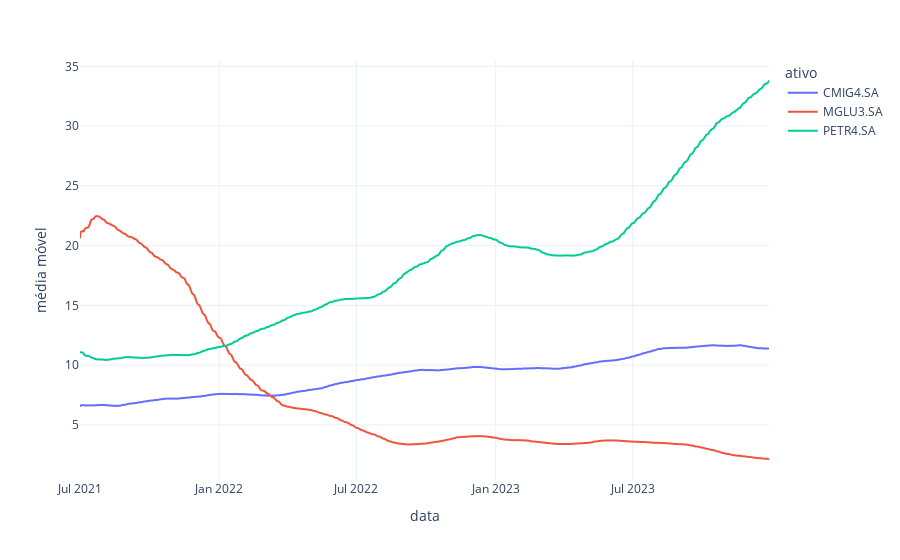

Notebook cell for this chart:
### Code cell
#pedindo o gráfico de média movel
mm_vertical = mm.stack().reset_index()
mm_vertical.columns = ['data', 'ativo', 'média móvel']

fig = px.line(mm_vertical, x="data", y="média móvel", color='ativo', template='plotly_white')
fig.show()

### Figure 1 — Plotly figure (JSON) as saved in the notebook; plotly's stock layout.template omitted (floating-point values rounded to 4 significant figures; data arrays with more than 128 entries replaced by an {"elided": "..."} marker saying what was removed)
{"data": [{"hovertemplate": "ativo=CMIG4.SA<br>data=%{x}<br>média móvel=%{y}<extra></extra>", "legendgroup": "CMIG4.SA", "line": {"color": "#636efa", "dash": "solid"}, "marker": {"symbol": "circle"}, "mode": "lines", "name": "CMIG4.SA", "showlegend": true, "type": "scattergl", "x": {"elided": "623 str values"}, "xaxis": "x", "y": {"elided": "623 float values"}, "yaxis": "y"}, {"hovertemplate": "ativo=MGLU3.SA<br>data=%{x}<br>média móvel=%{y}<extra></extra>", "legendgroup": "MGLU3.SA", "line": {"color": "#EF553B", "dash": "solid"}, "marker": {"symbol": "circle"}, "mode": "lines", "name": "MGLU3.SA", "showlegend": true, "type": "scattergl", "x": {"elided": "623 str values"}, "xaxis": "x", "y": {"elided": "623 float values"}, "yaxis": "y"}, {"hovertemplate": "ativo=PETR4.SA<br>data=%{x}<br>média móvel=%{y}<extra></extra>", "legendgroup": "PETR4.SA", "line": {"color": "#00cc96", "dash": "solid"}, "marker": {"symbol": "circle"}, "mode": "lines", "name": "PETR4.SA", "showlegend": true, "type": "scattergl", "x": {"elided": "623 str values"}, "xaxis": "x", "y": {"elided": "623 float values"}, "yaxis": "y"}], "layout": {"legend": {"title": {"text": "ativo"}, "tracegroupgap": 0}, "margin": {"t": 60}, "xaxis": {"anchor": "y", "domain": [0, 1], "title": {"text": "data"}}, "yaxis": {"anchor": "x", "domain": [0, 1], "title": {"text": "média móvel"}}}}
